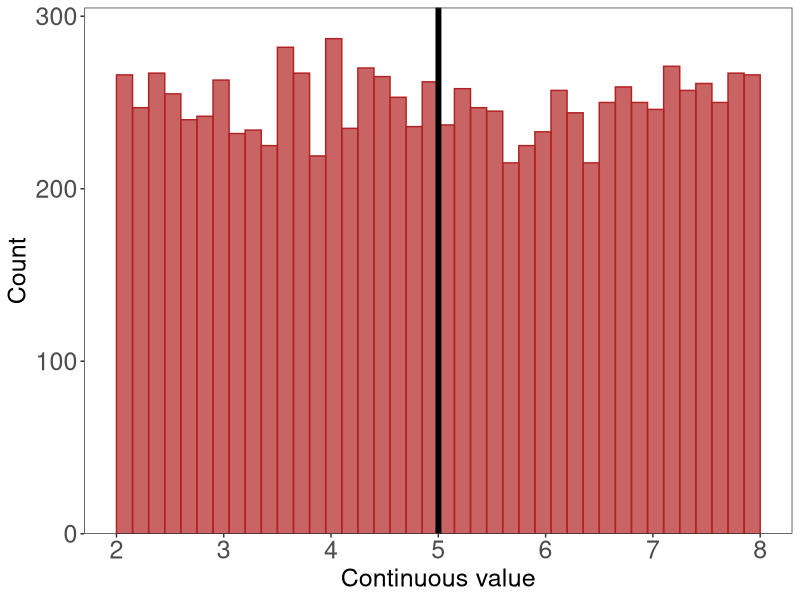
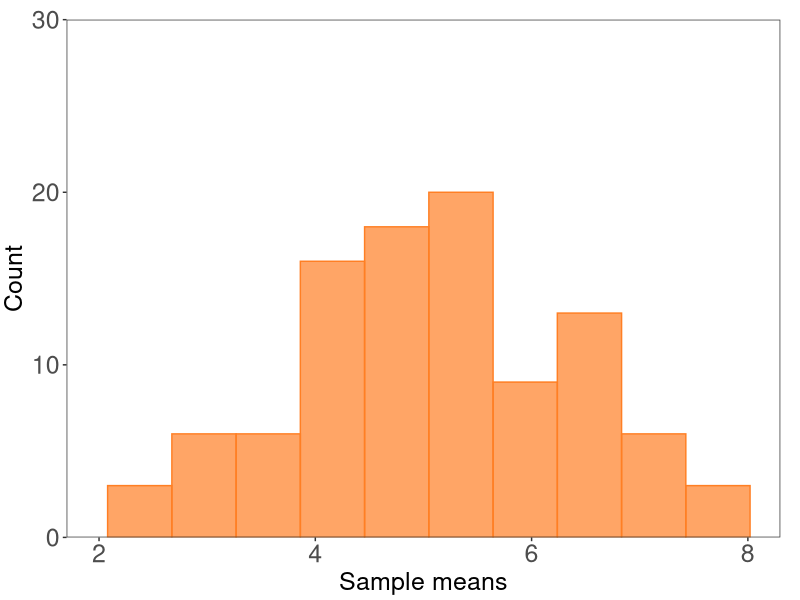
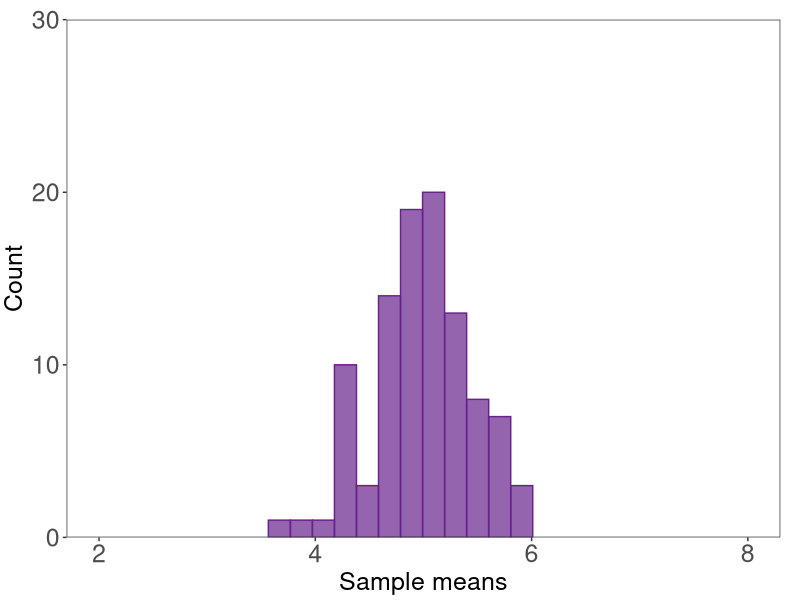
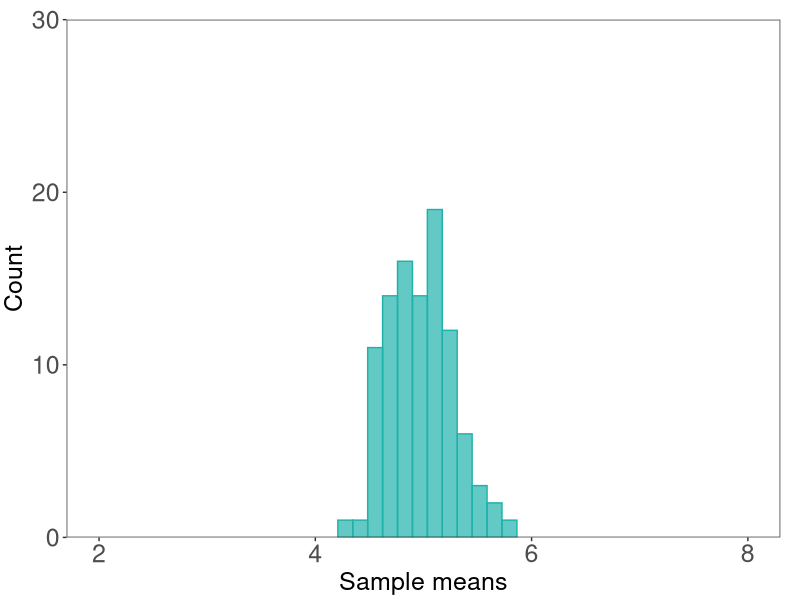

These figures' R source, in order:
## ---- chunk 1
#| fig-width: 12
#| fig-height: 8
#| message: false

# read in the tidyverse
library(tidyverse)

# set seed: makes sure the "random" generation comes up with the same combination of numbers every time
set.seed(1)

# generate 10000 numbers from a uniform distribution for the population
uniform <- runif(10000, min = 2, max = 8)

# turn the vector into a data frame
uniformdf <- as.data.frame(uniform)

# make a histogram for the population
ggplot(data = uniformdf, 
       aes(x = uniform)) +
  geom_histogram(breaks = seq(2, 8, length.out = 41), 
                 fill = "firebrick", 
                 alpha = 0.7, 
                 color = "firebrick") +
  geom_vline(xintercept = mean(uniform), 
             linewidth = 2) +
  scale_x_continuous(breaks = seq(from = 2, to = 8, by = 1)) +
  scale_y_continuous(expand = c(0, 0), 
                     limits = c(0, 305)) +
  labs(x = "Continuous value", y = "Count") +
  theme_bw() +
  theme(panel.grid = element_blank(),
        axis.text = element_text(size = 18),
        axis.title = element_text(size = 18))
## ---- chunk 2
# for() loop to sample 100x and calculate the mean

# creating holding vectors
store2 <- c()
store15 <- c()
store30 <- c()

for(i in 1:100) {
  
  # sample from the population, calculate the mean, store that mean in the vector
  store2[i] <- mean(sample(uniform, 2, replace = FALSE))
  store15[i] <- mean(sample(uniform, 15, replace = FALSE))
  store30[i] <- mean(sample(uniform, 30, replace = FALSE))

}

# double checking that the holding vectors actually have values in them
head(store2)
head(store15)
head(store30)
## ---- chunk 3
# putting everything together in a data frame (not necessary but nice to do)
df <- cbind(store2, store15, store30) %>% 
  as.data.frame()
## ---- chunk 4
# making a histogram for n = 2
ggplot(data = df) +
  # making a histogram
  geom_histogram(aes(x = store2), 
                 bins = 10, 
                 alpha = 0.7, 
                 fill = "chocolate1", 
                 color = "chocolate1") +
  # controlling the axes
  coord_cartesian(xlim = c(2, 8), ylim = c(0, 30)) +
  scale_y_continuous(expand = c(0, 0)) +
  # controlling plot aesthetics
  labs(x = "Sample means", y = "Count") +
  theme_bw() +
  theme(panel.grid = element_blank(),
        axis.text = element_text(size = 18),
        axis.title = element_text(size = 18),
        plot.margin = unit(c(0.5, 0.5, 0.1, 0.1), "cm"))
## ---- chunk 5
# histogram for n = 15
ggplot(data = df) +
  # making a histogram
  geom_histogram(aes(x = store15), 
                 bins = 12, 
                 alpha = 0.7, 
                 fill = "darkorchid4", 
                 color = "darkorchid4") +
  # controlling the axes
  coord_cartesian(xlim = c(2, 8), ylim = c(0, 30)) +
  scale_y_continuous(expand = c(0, 0)) +
  # controlling plot aesthetics
  labs(x = "Sample means", y = "Count") +
  theme_bw() +
  theme(panel.grid = element_blank(),
        axis.text = element_text(size = 18),
        axis.title = element_text(size = 18),
        plot.margin = unit(c(0.5, 0.5, 0.1, 0.1), "cm"))
## ---- chunk 6
# histogram for n = 30
ggplot(data = df) +
  # making a histogram
  geom_histogram(aes(x = store30), 
                 bins = 12, 
                 alpha = 0.7, 
                 fill = "lightseagreen", 
                 color = "lightseagreen") +
  # controlling the axes
  coord_cartesian(xlim = c(2, 8), ylim = c(0, 30)) +
  scale_y_continuous(expand = c(0, 0)) +
  # controlling plot aesthetics
  labs(x = "Sample means", y = "Count") +
  theme_bw() +
  theme(panel.grid = element_blank(),
        axis.text = element_text(size = 18),
        axis.title = element_text(size = 18),
        plot.margin = unit(c(0.5, 0.5, 0.1, 0.1), "cm"))
